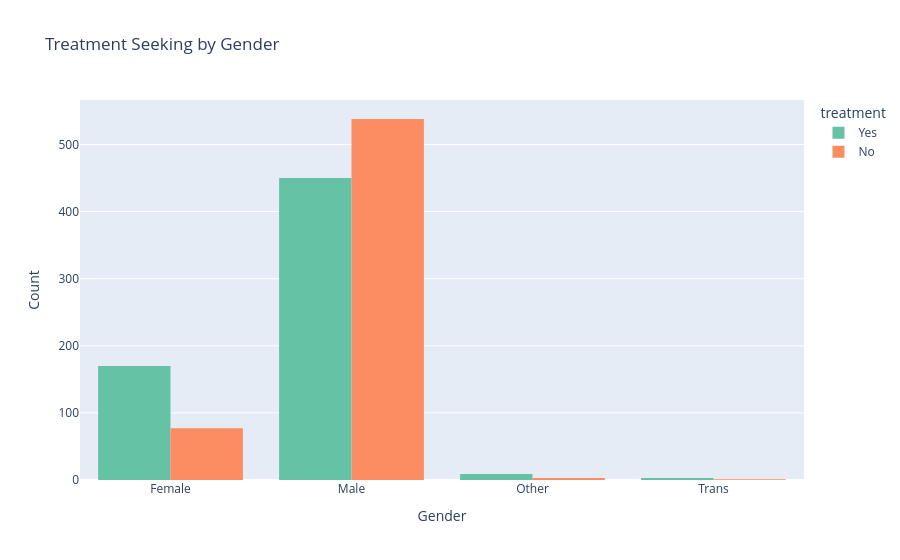

Notebook code cell kept with this figure:
### Code cell
# 5. BIVARIATE ANALYSIS

# Chart 7: Treatment by Gender
fig = px.histogram(df_clean, x='Gender', color='treatment',
                   barmode='group', title='Treatment Seeking by Gender',
                   color_discrete_sequence=px.colors.qualitative.Set2)
fig.update_layout(xaxis_title='Gender', yaxis_title='Count')
fig.show()

### Figure 1 — Plotly figure (JSON) as saved in the notebook; plotly's stock layout.template omitted (floating-point values rounded to 4 significant figures; data arrays with more than 128 entries replaced by an {"elided": "..."} marker saying what was removed)
{"data": [{"alignmentgroup": "True", "bingroup": "x", "hovertemplate": "treatment=Yes<br>Gender=%{x}<br>count=%{y}<extra></extra>", "legendgroup": "Yes", "marker": {"color": "rgb(102,194,165)", "pattern": {"shape": ""}}, "name": "Yes", "offsetgroup": "Yes", "orientation": "v", "showlegend": true, "type": "histogram", "x": {"elided": "632 str values"}, "xaxis": "x", "yaxis": "y"}, {"alignmentgroup": "True", "bingroup": "x", "hovertemplate": "treatment=No<br>Gender=%{x}<br>count=%{y}<extra></extra>", "legendgroup": "No", "marker": {"color": "rgb(252,141,98)", "pattern": {"shape": ""}}, "name": "No", "offsetgroup": "No", "orientation": "v", "showlegend": true, "type": "histogram", "x": {"elided": "619 str values"}, "xaxis": "x", "yaxis": "y"}], "layout": {"barmode": "group", "legend": {"title": {"text": "treatment"}, "tracegroupgap": 0}, "title": {"text": "Treatment Seeking by Gender"}, "xaxis": {"anchor": "y", "domain": [0, 1], "title": {"text": "Gender"}}, "yaxis": {"anchor": "x", "domain": [0, 1], "title": {"text": "Count"}}}}
